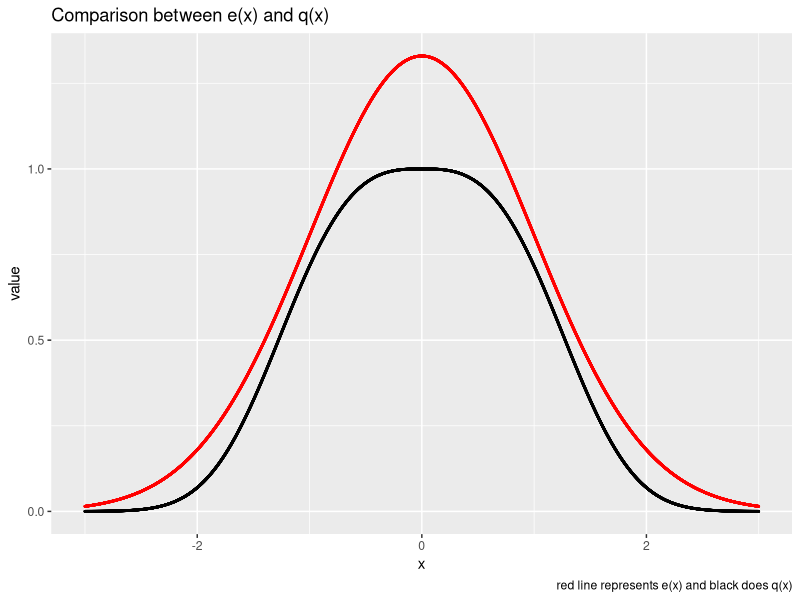

Recreate this plot in R.
## ---- chunk 1
knitr::opts_chunk$set(echo = TRUE)
## ---- chunk 2
# library set-up
library(tidyverse)
## ---- chunk 3
## Create helper functions
# h(x) = x^2 function
h_x <- function(x){
        value <- x^2
        return(value)
}

# q(x) function
q_x <- function(x){
        value <- exp(-abs(x)^3/3)
        return(value)
}

## Approximate the integral
# set M
M = 10^5

# Draw M samples from g(x) = standard normal distribution
set.seed(1)
y_imp <- rnorm(M, 0, 1)

# Compute importance weights
w_star <- q_x(y_imp) / dnorm(y_imp)

# Compute MC estimate of integral
mean(h_x(y_imp)*w_star)
## ---- chunk 4
# Sample x for calculating c
set.seed(2)
y_c <- rnorm(M, 0, 1)

# compute weights for calculating c
w_star_c <- q_x(y_c) / dnorm(y_c)

# Approximate c
1/mean(w_star_c)
## ---- chunk 5
# Calculate E(x^2)
1/mean(w_star_c)*mean(h_x(y_imp)*w_star)
## ---- chunk 6
# Confirm g(x)/alpha > q(x)
x <- seq(-3, 3, length.out = 10000)
set.seed(3)
dt <- data.frame(x=x, e=dnorm(x)/0.3, q=q_x(x))

ggplot(dt) +
        geom_point(aes(x, q),size=0.3) + 
        geom_point(aes(x, e), size=0.3, color="red") +
        labs(title = "Comparison between e(x) and q(x)",
             caption = "red line represents e(x) and black does q(x)") +
        ylab("value")
## ---- chunk 7
# The number of samples to keep
M <- 10^5

# In case of alpha is low
maxit <- M * 10^4

# Specify vector storing samples
smpl <- rep(0,M)

# Start rejection algorithm
i <- index <- 1

while (i <= M & index < maxit){
        # Sample from N(0,1)
        candidate <- rnorm(1,0,1)
        
        # Sample from U(0,1)
        Ui <- runif(1,0,1)
        
        # Calculate ratio
        r <- 0.3 * q_x(candidate) / dnorm(candidate)
        
        # Check Ui vs r
        if (Ui < r){
                smpl[i] <- candidate
                i <- i + 1
        }
        
        # Keep track of total number of sampling
        index <- index + 1
}

# Calculate the approximation of E(x^2)
mean(smpl^2) 
# Calculate acceptance rate
print(M / index)
